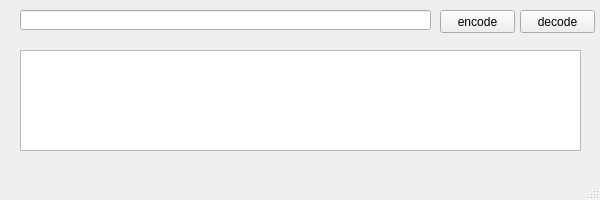
<?xml version="1.0" encoding="UTF-8"?>
<ui version="4.0">
 <class>MainWindow</class>
 <widget class="QMainWindow" name="MainWindow">
  <property name="geometry">
   <rect>
    <x>0</x>
    <y>0</y>
    <width>600</width>
    <height>200</height>
   </rect>
  </property>
  <property name="windowTitle">
   <string>MainWindow</string>
  </property>
  <widget class="QWidget" name="centralwidget">
   <widget class="QLineEdit" name="SourceLineEdit">
    <property name="geometry">
     <rect>
      <x>20</x>
      <y>10</y>
      <width>411</width>
      <height>20</height>
     </rect>
    </property>
   </widget>
   <widget class="QPushButton" name="encodePushButton">
    <property name="geometry">
     <rect>
      <x>440</x>
      <y>10</y>
      <width>75</width>
      <height>23</height>
     </rect>
    </property>
    <property name="text">
     <string>encode</string>
    </property>
   </widget>
   <widget class="QTextBrowser" name="ResultTextBrowser">
    <property name="geometry">
     <rect>
      <x>20</x>
      <y>50</y>
      <width>561</width>
      <height>101</height>
     </rect>
    </property>
   </widget>
   <widget class="QPushButton" name="decodePushButton">
    <property name="geometry">
     <rect>
      <x>520</x>
      <y>10</y>
      <width>75</width>
      <height>23</height>
     </rect>
    </property>
    <property name="text">
     <string>decode</string>
    </property>
   </widget>
  </widget>
  <widget class="QMenuBar" name="menubar">
   <property name="geometry">
    <rect>
     <x>0</x>
     <y>0</y>
     <width>600</width>
     <height>22</height>
    </rect>
   </property>
  </widget>
  <widget class="QStatusBar" name="statusbar"/>
 </widget>
 <resources/>
 <connections/>
</ui>
